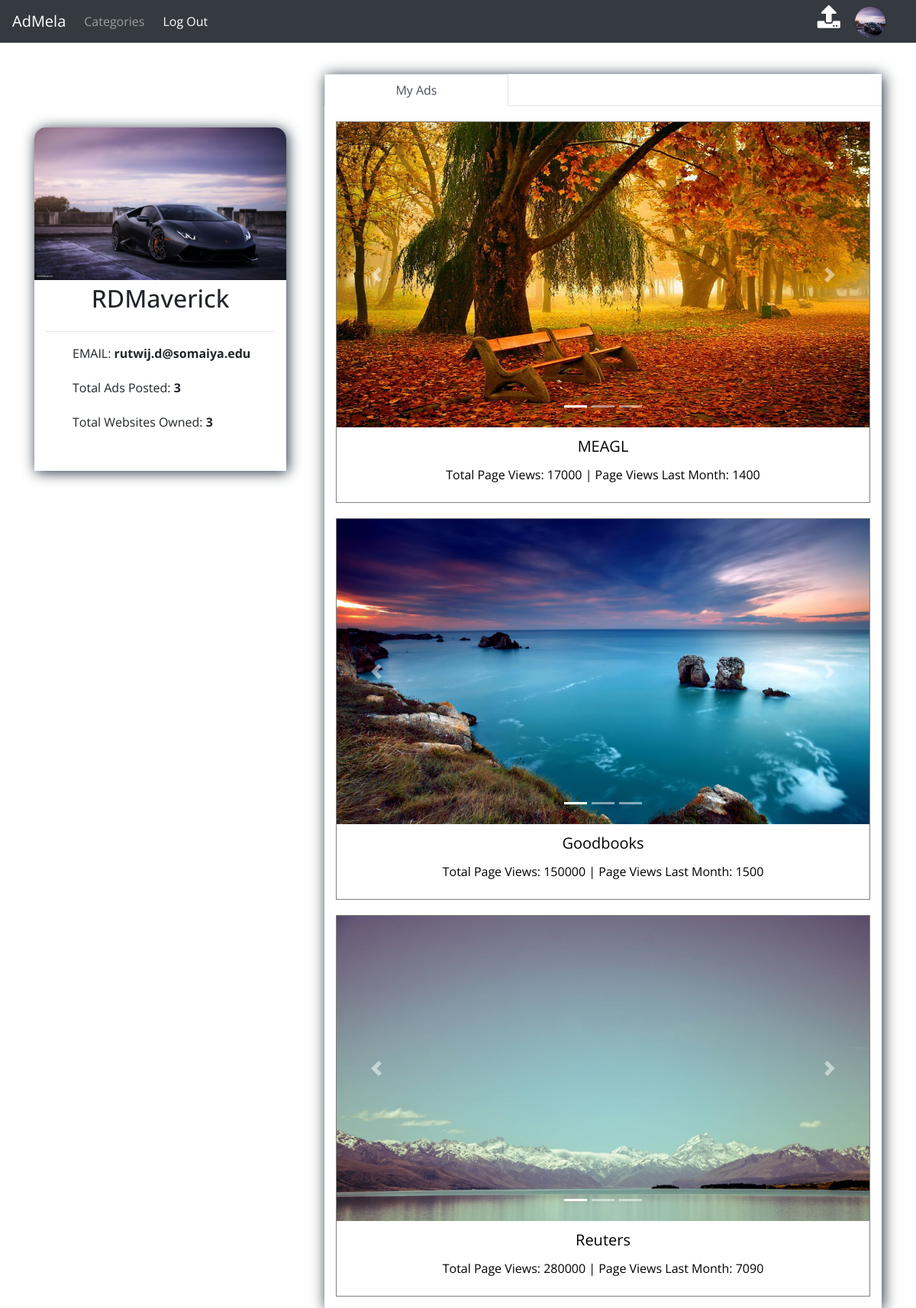
Screenshot of /user_profile.php (signed in) with the database file from the repository.
### tables this page shows
CREATE TABLE `users` (
  `uid` int(11) NOT NULL,
  `username` varchar(15) NOT NULL,
  `fullname` varchar(50) NOT NULL,
  `email` varchar(50) NOT NULL,
  `pwd` varchar(256) NOT NULL,
  `profilePicLocation` varchar(500) NOT NULL
);

CREATE TABLE `ads` (
  `aid` int(11) NOT NULL,
  `websiteId` int(11) NOT NULL,
  `websiteOwnerId` int(11) NOT NULL,
  `websiteType` int(11) NOT NULL,
  `width` int(11) NOT NULL,
  `height` int(11) NOT NULL,
  `type` int(11) NOT NULL,
  `status` int(11) NOT NULL,
  `cost` bigint(20) NOT NULL,
  `favourites` int(11) NOT NULL,
  `imgdst1` varchar(500) NOT NULL,
  `imgdst2` varchar(500) NOT NULL,
  `imgdst3` varchar(500) NOT NULL
);

CREATE TABLE `websites` (
  `wid` int(11) NOT NULL,
  `websiteName` varchar(50) NOT NULL,
  `websiteDomain` varchar(50) NOT NULL,
  `ownerId` int(11) NOT NULL,
  `websiteType` int(11) NOT NULL,
  `websiteDescription` text NOT NULL,
  `pageviews` int(11) NOT NULL,
  `pg_lastmonth` int(11) NOT NULL
);

### user_profile.php (the view, shortened to what this page needs)
<?php
if(isset($_SESSION['id']))
{
include 'dbh.php';
?>
<!doctype html>
<html lang="en">
	<head>
    <link rel="stylesheet" href="https://stackpath.bootstrapcdn.com/bootstrap/4.1.3/css/bootstrap.min.css">
    <link rel="stylesheet" href="https://use.fontawesome.com/releases/v5.2.0/css/all.css">
</head>
<body>
    <nav class="navbar navbar-expand-lg navbar-dark bg-dark fixed-top">
        <a class="navbar-brand" href="index.php">AdMela</a>
        <div class="collapse navbar-collapse header-boy" id="navbarNavAltMarkup" style="">
            <div class="navbar-nav" style="float:left">
                <a class="nav-item nav-link " href="categorypage.php">Categories </a>
            </div>
            <a href="logout.php" class="nav-item nav-link" style="color:white">Log Out</a>
            <div class="header-right">
                <a href="advertise.php" class="header-ad-icon">
                    <i style="font-size:30px;color:white" class="fas fa-upload"></i>
                </a>
                <a href="user_profile.php" class="header-dp-icon">
                    <img src="<?php echo $_SESSION['profilePicLocation']; ?>" class="header-up-dp">
                </a>
            </div>
        </div>
    </nav>
	<div class="outer-container container-fluid" style="padding-top:0px">
		<div class="container">
			<div class="row">
				<div class="col-md-4 col-sm-12 user-info-outer-div">
					<div class="user-info-box">
						<img src="<?php echo $_SESSION['profilePicLocation']; ?>" style="width:100%;height:200px;border-top-left-radius: 15px;border-top-right-radius: 15px">
                        <div class="container">
                            <div class="row" style="margin-top:5px">
                                <h2 style="text-align:center;width:100%"><?php echo $_SESSION['username']; ?></h2>
                            </div>
                            <?php
                            $userId=$_SESSION['id'];
                            $sql00="SELECT email FROM users WHERE uid='$userId'";
                            $result00=mysqli_query($conn,$sql00);
                            $row00=mysqli_fetch_assoc($result00);
                            $sql01="SELECT * FROM ads WHERE websiteOwnerId='$userId'";
                            $result01=mysqli_query($conn,$sql01);
                            $numads=mysqli_num_rows($result01);
                            $sql02="SELECT * FROM websites WHERE ownerId='$userId'";
                            $result02=mysqli_query($conn,$sql02);
                            $numwbs=mysqli_num_rows($result02);
                            ?>
                            <hr>
                            <div class="row" style="margin-top:5px">
                                <p style="width:100%;margin-left:50px">EMAIL: <b><?php echo $row00['email']; ?></b></p>
                            </div>
                            <div class="row" style="margin-top:5px">
                                <p style="width:100%;margin-left:50px">Total Ads Posted: <b><?php echo $numads; ?></b></p>
                            </div>
                            <div class="row" style="margin-top:5px">
                                <p style="width:100%;margin-left:50px">Total Websites Owned: <b><?php echo $numwbs; ?></b></p>
                            </div>
                        </div>
					</div>
				</div>
				<div class="col-md-8 col-sm-12 tabs-outer-div">
					<div class="tabs-box">
						<ul class="nav nav-tabs" role="tablist" style="text-align:center">
                            <li class="nav-item" style="width:33%">
                                <a class="nav-link active" href="#MyAds" role="tab" data-toggle="tab">My Ads</a>
                            </li>
                        </ul>
                        <div class="tab-content">
                            <div role="tabpanel" class="tab-pane active in" id="MyAds">
                                <div class="container">
                                    <?php
                                    $sql="SELECT websiteId,imgdst1,imgdst2,imgdst3 FROM ads WHERE websiteOwnerId='$userId'";
                                    $result=mysqli_query($conn,$sql);
                                    while($row=mysqli_fetch_assoc($result))
                                    {
                                    $websiteId=$row['websiteId'];
                                    $sql1="SELECT websiteName,pageviews,pg_lastmonth FROM websites WHERE wid='$websiteId'";
                                    $result1=mysqli_query($conn,$sql1);
                                    $row1=mysqli_fetch_assoc($result1);
                                    $sql2="SELECT aid FROM ads WHERE websiteId='$websiteId'";
                                    $result2=mysqli_query($conn,$sql2);
                                    $row2=mysqli_fetch_assoc($result2);
                                    $ad_Id=$row2['aid'];
                                    ?>
                                    <div class="up-ad">
                                        <div class="up-ad-img-div">
                                            <div id="demoa<?php echo $websiteId; ?>" class="carousel slide" data-ride="carousel">
                                                <ul class="carousel-indicators">
                                                    <li data-target="#demoa<?php echo $websiteId; ?>" data-slide-to="0" class="active"></li>
                                                    <li data-target="#demoa<?php echo $websiteId; ?>" data-slide-to="1"></li>
                                                    <li data-target="#demoa<?php echo $websiteId; ?>" data-slide-to="2"></li>
                                                </ul>
                                                <div class="carousel-inner">
                                                    <div class="carousel-item active">
                                                        <img style="width:100%;height:400px" src="<?php echo $row['imgdst1']; ?>" width="1100" height="500">
                                                    </div>
                                                </div>
                                                <a class="carousel-control-prev" href="#demoa<?php echo $websiteId; ?>" data-slide="prev">
                                                    <span class="carousel-control-prev-icon"></span>
                                                </a>
                                                <a class="carousel-control-next" href="#demoa<?php echo $websiteId; ?>" data-slide="next">
                                                    <span class="carousel-control-next-icon"></span>
                                                </a>
                                            </div>
                                        </div>
                                        <a href="adlisting.php?ad_Id=<?php echo $ad_Id; ?>">
                                        <div class="up-ad-info-div">
                                            <p style="margin:10px;color:black;font-size:20px;text-align:center"><?php echo $row1['websiteName']; ?></p>
                                            <p style="margin:10px;color:black;text-align:center">Total Page Views: <?php echo $row1['pageviews']; ?> | Page Views Last Month: <?php echo $row1['pg_lastmonth']; ?></p>
                                        </div>
                                        </a>
                                    </div>
                                    <?php
                                    }
                                    ?>
                                </div>
                            </div>
                        </div>
					</div>
				</div>
			</div>
		</div>
	</div>
</body>
</html>
<?php
}
else
{
    header("LOCATION: signup.php");
}
?>

### user_profile.php (style rules this page uses)
a,a:hover { text-decoration: none; }
* { font-family: 'Open Sans', sans-serif; }
.header-right { position:absolute; right:40px; }
.header-up-dp { width:40px; height:40px; border-radius: 50%; margin-left:10px; }
.header-ad-icon { position:relative; width:40px; height:40px; margin-top:20px; padding:5px; padding-left:10px; }
.outer-container { padding:0px; width:100%; top:97px; position:relative; }
.user-info-box { border-top-right-radius: 15px; border-top-left-radius: 15px; margin:0 auto; background-color: #fff; box-shadow: 2px 2px 18px #222f3e; }
@media only screen and (min-width: 800px) { .user-info-box { position:fixed; width:330px; height:450px; margin-top: 70px; } }
@media only screen and (min-width: 600px) { .user-info-box { height:450px; } }
.tabs-box { display:block; margin:0 auto; background-color: #fff; box-shadow: 2px 2px 18px #222f3e; }
.up-ad { border:1px solid grey; width:100%; height:500px; margin-top:20px; }
.up-ad-info-div { width:100%; height:100px; }
.tab-content { height:auto; padding-bottom:15px; }

### rows the page displays
users: email "rutwij.d@somaiya.edu"
ads: imgdst1 (picture), websiteId.websiteName "MEAGL", websiteId.pageviews "17000", websiteId.pg_lastmonth "1400"
ads: imgdst1 (picture), websiteId.websiteName "Goodbooks", websiteId.pageviews "150000", websiteId.pg_lastmonth "1500"
ads: imgdst1 (picture), websiteId.websiteName "Reuters", websiteId.pageviews "280000", websiteId.pg_lastmonth "7090"

### other values shown
$_SESSION['username'] "RDMaverick"
$numads "3"
$numwbs "3"
